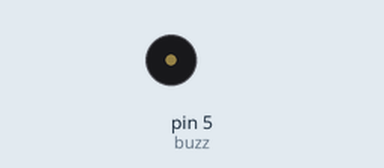
A sketch run on a simulated Arduino Uno, built with avr-gcc and run on an emulated ATmega328P. On the bench: buzzer (waves = sounding).

Above: at 0.1 s.
Timing chart, 0 to 1.6 s (numbered marks = the images above):
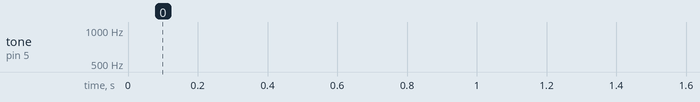

The sketch:

Buzzer_sirena_FOUR.ino
```cpp
/*
   Buzzer melody sirena
   Byala Robots Club
   Author: A.Anchev
*/
int buzz = 5; // Buzzer Pin

// =============== SETUP ==========
void setup() {
  pinMode(5, OUTPUT);
}
// ============== LOOP ============
void loop() {
  four();
}
// -------------- Sirena Melody -----------------
void four() {                             //This function produces the 4th siren(POLICE) sound with led transition.
  for (int i = 3; i <= 11; i += 2)
    digitalWrite(i, HIGH);
  for (int hz = 440; hz < 1000; hz++) {
    tone(buzz, hz, 50);
    delay(5);
  }
  for (int i = 3; i <= 11; i += 2)
    digitalWrite(i, LOW);
  for (int i = 4; i <= 12; i += 2)
    digitalWrite(i, HIGH);
  for (int hz = 1000; hz > 440; hz--) {
    tone(buzz, hz, 50);
    delay(5);
  }
}
```
